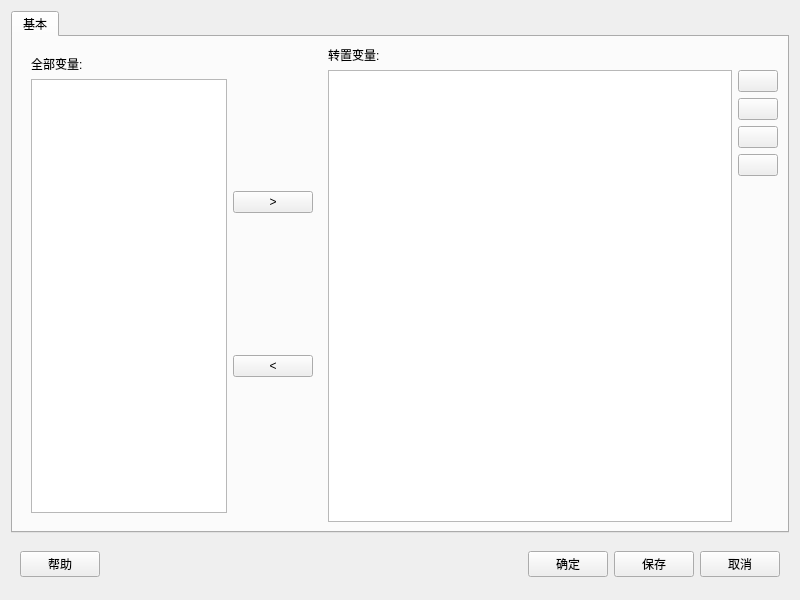
<?xml version="1.0" encoding="UTF-8"?>
<ui version="4.0">
 <class>Form</class>
 <widget class="QWidget" name="Form">
  <property name="geometry">
   <rect>
    <x>0</x>
    <y>0</y>
    <width>800</width>
    <height>600</height>
   </rect>
  </property>
  <property name="windowTitle">
   <string>数据-转置</string>
  </property>
  <layout class="QVBoxLayout" name="verticalLayout_3">
   <item>
    <widget class="QTabWidget" name="tabWidget">
     <property name="currentIndex">
      <number>0</number>
     </property>
     <widget class="QWidget" name="tab">
      <attribute name="title">
       <string>基本</string>
      </attribute>
      <layout class="QHBoxLayout" name="horizontalLayout_4">
       <item>
        <widget class="QWidget" name="widget_2" native="true">
         <property name="maximumSize">
          <size>
           <width>300</width>
           <height>16777215</height>
          </size>
         </property>
         <layout class="QHBoxLayout" name="horizontalLayout">
          <item>
           <layout class="QVBoxLayout" name="verticalLayout_2">
            <item>
             <widget class="QLabel" name="label_3">
              <property name="text">
               <string>全部变量:</string>
              </property>
             </widget>
            </item>
            <item>
             <widget class="QListWidget" name="listWidget_var"/>
            </item>
           </layout>
          </item>
          <item>
           <layout class="QVBoxLayout" name="verticalLayout_17">
            <item>
             <layout class="QVBoxLayout" name="verticalLayout_4">
              <item>
               <widget class="QPushButton" name="pushButton_add">
                <property name="text">
                 <string>&gt;</string>
                </property>
               </widget>
              </item>
             </layout>
            </item>
            <item>
             <layout class="QVBoxLayout" name="verticalLayout_16">
              <item>
               <widget class="QPushButton" name="pushButton_delete">
                <property name="text">
                 <string>&lt;</string>
                </property>
               </widget>
              </item>
             </layout>
            </item>
           </layout>
          </item>
         </layout>
        </widget>
       </item>
       <item>
        <layout class="QVBoxLayout" name="verticalLayout">
         <item>
          <widget class="QLabel" name="label">
           <property name="text">
            <string>转置变量:</string>
           </property>
          </widget>
         </item>
         <item>
          <layout class="QHBoxLayout" name="horizontalLayout_2">
           <item>
            <widget class="QListWidget" name="listWidget_selected"/>
           </item>
           <item>
            <layout class="QVBoxLayout" name="verticalLayout_6">
             <item>
              <widget class="QPushButton" name="pushButton_selected_add">
               <property name="maximumSize">
                <size>
                 <width>50</width>
                 <height>16777215</height>
                </size>
               </property>
               <property name="text">
                <string/>
               </property>
               <property name="icon">
                <iconset>
                 <normaloff>:/pyqt/source/images/add.svg</normaloff>:/pyqt/source/images/add.svg</iconset>
               </property>
              </widget>
             </item>
             <item>
              <widget class="QPushButton" name="pushButton_selected_up">
               <property name="maximumSize">
                <size>
                 <width>50</width>
                 <height>16777215</height>
                </size>
               </property>
               <property name="text">
                <string/>
               </property>
               <property name="icon">
                <iconset>
                 <normaloff>:/pyqt/source/images/up1.svg</normaloff>:/pyqt/source/images/up1.svg</iconset>
               </property>
              </widget>
             </item>
             <item>
              <widget class="QPushButton" name="pushButton_selected_down">
               <property name="maximumSize">
                <size>
                 <width>50</width>
                 <height>16777215</height>
                </size>
               </property>
               <property name="text">
                <string/>
               </property>
               <property name="icon">
                <iconset>
                 <normaloff>:/pyqt/source/images/down1.svg</normaloff>:/pyqt/source/images/down1.svg</iconset>
               </property>
              </widget>
             </item>
             <item>
              <widget class="QPushButton" name="pushButton_selected_del">
               <property name="maximumSize">
                <size>
                 <width>50</width>
                 <height>16777215</height>
                </size>
               </property>
               <property name="text">
                <string/>
               </property>
               <property name="icon">
                <iconset>
                 <normaloff>:/pyqt/source/images/lc_delete.png</normaloff>:/pyqt/source/images/lc_delete.png</iconset>
               </property>
              </widget>
             </item>
             <item>
              <spacer name="verticalSpacer">
               <property name="orientation">
                <enum>Qt::Vertical</enum>
               </property>
               <property name="sizeHint" stdset="0">
                <size>
                 <width>20</width>
                 <height>40</height>
                </size>
               </property>
              </spacer>
             </item>
            </layout>
           </item>
          </layout>
         </item>
        </layout>
       </item>
      </layout>
     </widget>
    </widget>
   </item>
   <item>
    <widget class="QWidget" name="widget_3" native="true">
     <property name="minimumSize">
      <size>
       <width>0</width>
       <height>50</height>
      </size>
     </property>
     <property name="maximumSize">
      <size>
       <width>16777215</width>
       <height>50</height>
      </size>
     </property>
     <layout class="QVBoxLayout" name="verticalLayout_5">
      <item>
       <layout class="QHBoxLayout" name="horizontalLayout_3">
        <item>
         <widget class="QPushButton" name="pushButton_help">
          <property name="text">
           <string>帮助</string>
          </property>
         </widget>
        </item>
        <item>
         <spacer name="horizontalSpacer">
          <property name="orientation">
           <enum>Qt::Horizontal</enum>
          </property>
          <property name="sizeHint" stdset="0">
           <size>
            <width>40</width>
            <height>20</height>
           </size>
          </property>
         </spacer>
        </item>
        <item>
         <widget class="QPushButton" name="pushButton_ok">
          <property name="text">
           <string>确定</string>
          </property>
         </widget>
        </item>
        <item>
         <widget class="QPushButton" name="pushButton_save">
          <property name="text">
           <string>保存</string>
          </property>
         </widget>
        </item>
        <item>
         <widget class="QPushButton" name="pushButton_cancel">
          <property name="text">
           <string>取消</string>
          </property>
         </widget>
        </item>
       </layout>
      </item>
     </layout>
    </widget>
   </item>
  </layout>
 </widget>
 <resources>
  <include location="pyqtsource.qrc"/>
 </resources>
 <connections/>
</ui>
